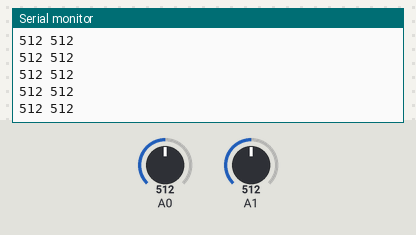
A sketch run on a simulated Arduino Uno, built with avr-gcc and run on an emulated ATmega328P. On the bench: the last lines printed to the serial monitor. Inputs (shaded band) come from the test bench; at power-on: A0 = 512, A1 = 512.

Above: at 1.2 s.
1.3 s: A0 set to 988
At 2.3 s:
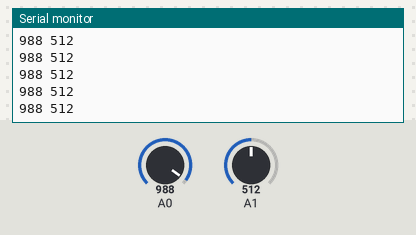
2.8 s: A0 set to 1018
At 3.7 s:
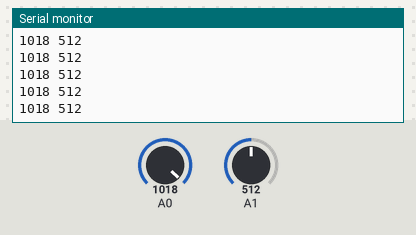
Timing chart, 0 to 5.8 s (numbered marks = the images above; inputs shaded):
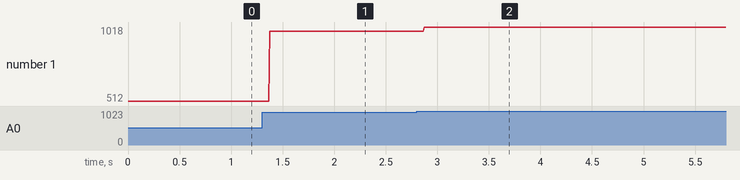

The sketch:

InfraredTest.ino
```cpp
int infraVal1;
int infraVal2;

void setup() {
  pinMode(A0, INPUT);
  pinMode(A1, INPUT);
  Serial.begin(9600);
}

void loop() {
  infraVal1 = analogRead(A0);
  infraVal2 = analogRead(A1);
  Serial.print(infraVal1);Serial.print(" ");Serial.println(infraVal2);
}
```

Measured:
- after the input at 1.3 s, the serial monitor: prints a new line after 0.08 s (image 1)
- after the input at 2.8 s, the serial monitor: prints a new line after 0.07 s (image 2)
- plotted number 1: 512 → 988 after the input at 1.3 s, 988 → 1018 after the input at 2.8 s
